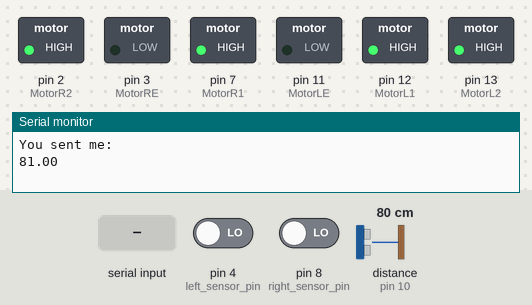
Bench run of a sketch on a simulated Arduino Uno, built with avr-gcc and run on an emulated ATmega328P. Parts: switched loads named in the sketch (green lamp = pin HIGH), the last lines printed to the serial monitor. The inputs (shaded band) are chosen by the test bench; at power-on: pin 4 (left_sensor_pin) LOW, pin 8 (right_sensor_pin) LOW, distance to the obstacle (sensor on pin 10) 80 cm. The echo pulse lasts 58.3 µs per cm.

Above: at 1.2 s.
1.3 s: "Sag\n" received over Serial
At 2.3 s:
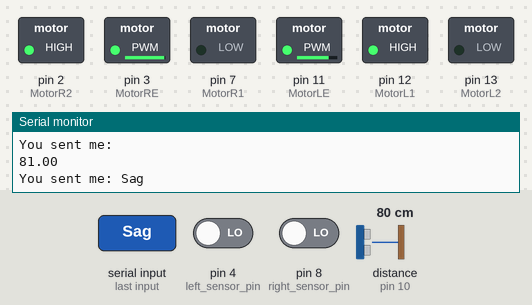
4.1 s: "Sol\n" received over Serial
At 4.27 s:
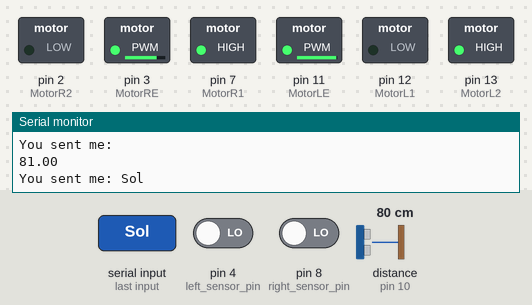
5.9 s: "ileri\n" received over Serial
At 6.3 s:
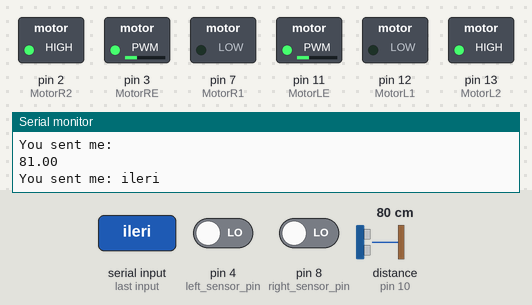
8.5 s: "Geri\n" received over Serial
At 9.3 s:
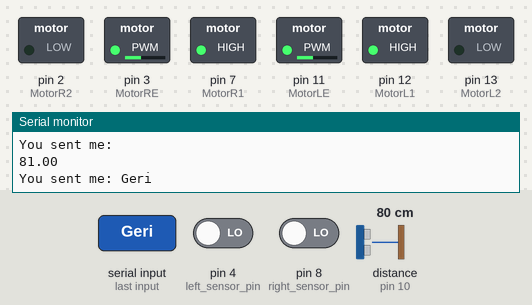
Timing chart, 0 to 11.5 s (numbered marks = the images above; inputs shaded):
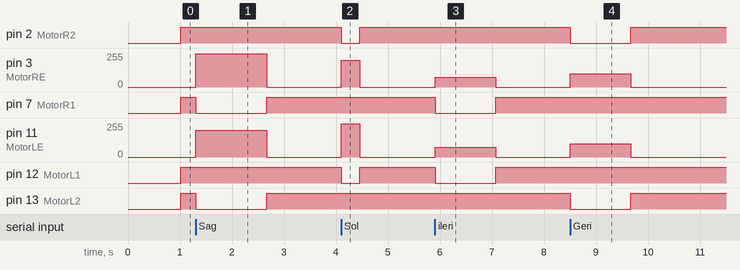

The sketch:

arduino_kod.ino
```cpp
// This uses Serial Monitor to display Range Finder distance readings
// Include NewPing Library
#include "NewPing.h"
// Hook up HC-SR04 with Trig to Arduino Pin 9, Echo to Arduino pin 10
#define TRIGGER_PIN 9 //Ultrasonik sensörün trig pini Arduino'nun 9.pinine tanımlandı.
#define ECHO_PIN 10  //Ultrasonik sensörün echo pini Arduino'nun 10.pinine
// Maximum distance we want to ping for (in centimeters).
#define MAX_DISTANCE 400
// NewPing setup of pins and maximum distance.
NewPing sonar(TRIGGER_PIN, ECHO_PIN, MAX_DISTANCE);

float duration=0, distance=0;

const int MotorLE = 11;
const int MotorRE = 3;
const int MotorR1 = 7;
const int MotorR2 = 2;
const int MotorL1 = 12;
const int MotorL2 = 13;

//Sensor Connection
  const int left_sensor_pin =4;//sol sensör 0
  const int right_sensor_pin =8;//sağ sensör 1
// Sensor State
  int left_sensor_state;
  int right_sensor_state;

void setup()
{
pinMode(MotorLE, OUTPUT); //Enable_A
pinMode(MotorRE, OUTPUT); //Enable_B
pinMode(MotorR1, OUTPUT); //inputB1
pinMode(MotorR2, OUTPUT); //inputB2
pinMode(MotorL1, OUTPUT); //inputA1
pinMode(MotorL2, OUTPUT); //inputA2
pinMode(TRIGGER_PIN, OUTPUT); //trıgger
pinMode(ECHO_PIN, INPUT); //echo

pinMode(left_sensor_pin,  INPUT); // initialize Left sensor as an input
pinMode(right_sensor_pin, INPUT); // initialize Right sensor as an input

pinMode(13,OUTPUT);
Serial.begin(9600);

}
void loop()
{
 // distance = sonar.ping_cm();
  duration = sonar.ping();
  distance = (duration / 2) * 0.0343;
  // Determine distance from duration
  // Use 343 metres per second as speed of sound
  distance= duration*0.034/2;
  if (distance >= 400 || distance <= 2)
  {
    Serial.println("Out of range");
  }
  else{
    while(distance==0 ||distance>30){
  distance = sonar.ping_cm();//mesafe cm
    String data = Serial.readStringUntil('\n');
    Serial.print("You sent me: ");
    Serial.println(data);
    if(data=="Sag"){
        sag();
        delay(350);
    }
    else if(data=="Sol"){
        sol();
        delay(350);
        break;
    }
    else if(data=="ileri"){
        ileri();
        delay(150);
    }
    else if(data=="Geri"){
        geri();
        delay(150);
    }

else{
 left_sensor_state = digitalRead(left_sensor_pin);
 right_sensor_state = digitalRead(right_sensor_pin);
 //Serial.println(right_sensor_state);
//beyazda sıfır siyahta 1 olur
 if(right_sensor_state==1 && left_sensor_state==1) {
  distance = sonar.ping_cm();//mesafe cm
//  if(distance<=20){
//   dur();
//   delay(150);
//}
  ileri(); //FORWARD
}
 else if(right_sensor_state==0 && left_sensor_state==1) {
  sag(); //Move Right

 }

 else if(right_sensor_state==1 && left_sensor_state==0) {
  sol(); //Move Left
}

 else if(right_sensor_state==0 && left_sensor_state==0) {
  dur(); //STOP
 }
 Serial.println(distance);
 distance = sonar.ping_cm();//mesafe cm
}
distance = sonar.ping_cm();//mesafe cm
}

  dur();  //  dur
  delay(150);
Serial.println(distance);
}
  }


void geri(){  // Robotun ileri yönde hareketi için fonksiyon tanımlıyoruz.
  digitalWrite(MotorR1, HIGH); // Sağ motorun ileri hareketi aktif
  digitalWrite(MotorR2, LOW); // Sağ motorun geri hareketi pasif
  analogWrite(MotorRE, 100); // Sağ motorun hızı 150
  digitalWrite(MotorL1, HIGH); // Sol motorun ileri hareketi aktif
  digitalWrite(MotorL2, LOW); // Sol motorun geri hareketi pasif
  analogWrite(MotorLE, 100); // Sol motorun hızı 150


}
void sol(){ // Robotun sağa dönme hareketi için fonksiyon tanımlıyoruz.
  digitalWrite(MotorR1, HIGH); // SOL motorun ileri hareketi aktif
  digitalWrite(MotorR2, LOW); // SOL motorun geri hareketi pasif
  analogWrite(MotorRE, 200); // SOL motorun hızı 0 (Motor GERİ)
  digitalWrite(MotorL1, LOW); // SAĞ motorun ileri hareketi aktif
  digitalWrite(MotorL2, HIGH); // SAĞ motorun geri hareketi pasif
  analogWrite(MotorLE, 250); // SAĞ motorun hızı 150

}
void sag(){ // Robotun sola dönme hareketi için fonksiyon tanımlıyoruz.
  digitalWrite(MotorR1, LOW); // SOL motorun ileri hareketi aktif
  digitalWrite(MotorR2, HIGH); // SOL motorun geri hareketi pasif
  analogWrite(MotorRE, 250); // SOL motorun hızı 150
  digitalWrite(MotorL1, HIGH); // SAĞ motorun ileri hareketi aktif
  digitalWrite(MotorL2, LOW); // SAĞ motorun geri hareketi pasif
  analogWrite(MotorLE, 200); // SAĞ motorun hızı 0 (Motor GERİ)

}
void ileri(){ // Robotun geri yönde hareketi için fonksiyon tanımlıyoruz.
  distance = sonar.ping_cm();//mesafe cm
 //   if(distance<=35){
  // dur();
  // delay(150);

// }
  digitalWrite(MotorR1, LOW); // Sağ motorun ileri hareketi pasif
  digitalWrite(MotorR2, HIGH); // Sağ motorun geri hareketi aktif
  analogWrite(MotorRE, 75); // Sağ motorun hızı 150
  digitalWrite(MotorL1, LOW); // Sol motorun ileri hareketi pasif
  digitalWrite(MotorL2, HIGH); // Sol motorun geri hareketi aktif
  analogWrite(MotorLE, 75); // Sol motorun hızı 150

}


void dur(){ // Robotun sola dönme hareketi için fonksiyon tanımlıyoruz.
  digitalWrite(MotorR1, HIGH); // Sağ motorun ileri hareketi aktif
  digitalWrite(MotorR2, HIGH); // Sağ motorun geri hareketi pasif
  analogWrite(MotorLE, 0); // Sol motorun hızı 150
  digitalWrite(MotorL1, HIGH); // Sol motorun ileri hareketi aktif
  digitalWrite(MotorL2, HIGH); // Sol motorun geri hareketi pasif
  analogWrite(MotorRE, 0); // Sağ motorun hızı 0 (Motor duruyor)
}
```

Measured:
- after the input at 1.3 s, pin 3 (MotorRE): 0/255 → 250/255 at once, → 0/255 1.4 s later; pin 7 (MotorR1), pin 13 (MotorL2): HIGH → LOW at once, → HIGH 1.4 s later; pin 11 (MotorLE): 0/255 → 200/255 at once, → 0/255 1.4 s later
- after the input at 4.1 s, pin 2 (MotorR2), pin 12 (MotorL1): HIGH → LOW at once, → HIGH 0.35 s later; pin 3 (MotorRE): 0/255 → 200/255 at once, → 0/255 0.35 s later; pin 11 (MotorLE): 0/255 → 250/255 at once, → 0/255 0.35 s later
- after the input at 5.9 s, pin 3 (MotorRE), pin 11 (MotorLE): 0/255 → 75/255 at once, → 0/255 1.2 s later; pin 7 (MotorR1), pin 12 (MotorL1): HIGH → LOW at once, → HIGH 1.2 s later
- after the input at 8.5 s, pin 2 (MotorR2), pin 13 (MotorL2): HIGH → LOW at once, → HIGH 1.2 s later; pin 3 (MotorRE), pin 11 (MotorLE): 0/255 → 100/255 at once, → 0/255 1.2 s later
